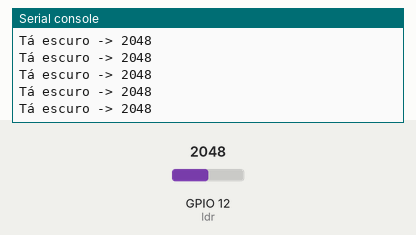
Simulated run of this program. Board: ESP32 board running MicroPython. Parts: the last lines printed to the serial console. Inputs (shaded band) come from the test bench; at power-on: GPIO 12 (ldr) = 2048 (analog values on the 0–4095 scale).

Above: at 1.2 s.
1.3 s: GPIO 12 (ldr) set to 1228
At 2.2 s:
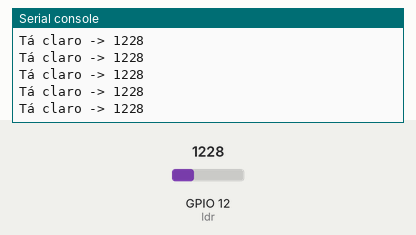
2.8 s: GPIO 12 (ldr) set to 491
At 3.6 s:
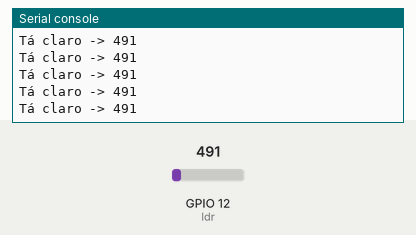

The program:

Analogico-main.py
```python
print("LDR Analógico :)")

# Importando os módulos necessários
import machine

# Número do pino na placa no qual o LDR está conectado e valor que define claro e escuro
LDRanalog = 12
valor = 1467

# Para converter nossa entrada digital em analógica, usamos
# o método "ADC" para o objeto de Pin criado no pino conectado na placa
ldr=machine.ADC(machine.Pin(LDRanalog))

while True:
    # Diferente de sensores digitais (que usamos o método value())
    # com os sensores analógicos, utilizamos o método read()
    if ldr.read() > valor:
        print("Tá escuro ->",ldr.read())
    else:
        print("Tá claro ->",ldr.read())

# No LDR, quando tá com menos luz no ambiente, o sinal é mais forte
```

Measured:
- after the input at 1.3 s, the serial console: prints a new line at once (image 1)
- after the input at 2.8 s, the serial console: prints a new line at once (image 2)
